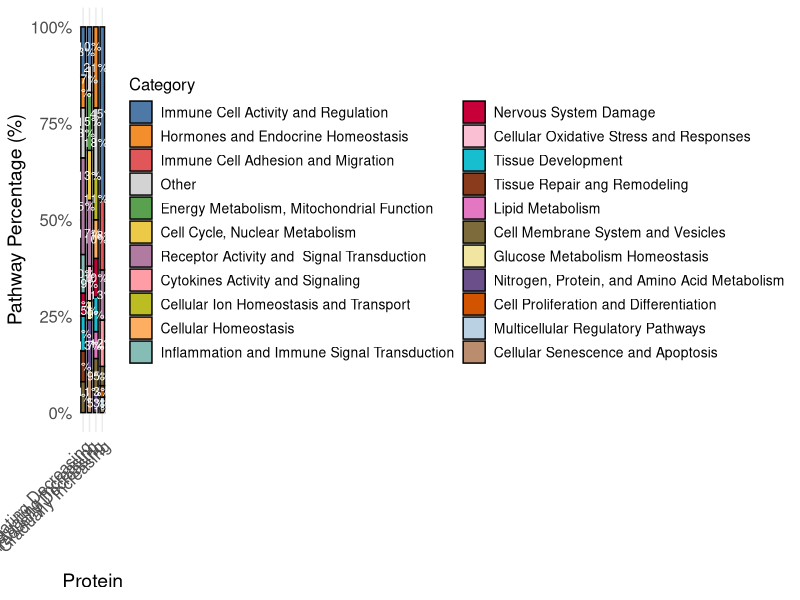
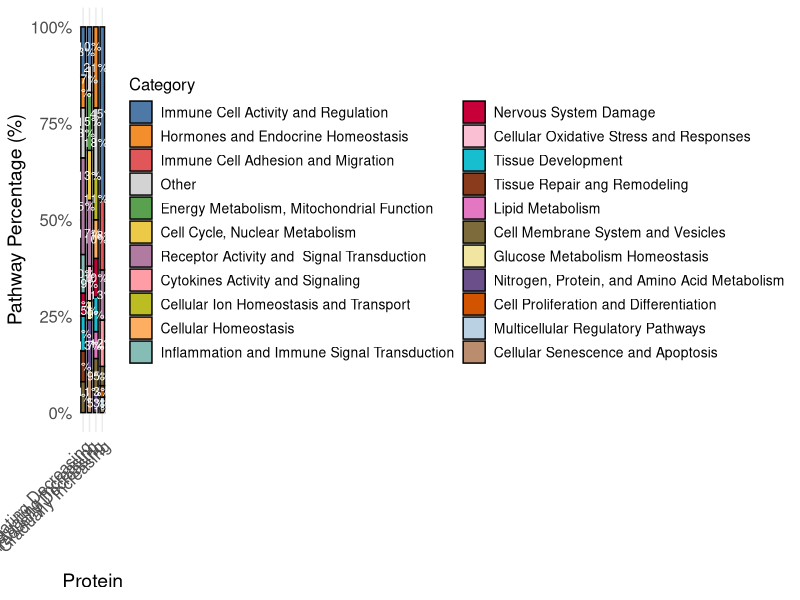

Recreate these plots in R, in order.
# =============================
# 1. Load packages
# =============================
library(ggplot2)
library(dplyr)
library(readxl)
library(forcats)
library(scales)

# =============================
# 2. Read data
# =============================
A <- read_excel("./data/figure1_d_Stacked Bar Plot.xlsx")
head(A)

# =============================
# 3. Define color palette
# =============================
my_colors <- c(
  "#4E79A7", "#F28E2B", "#E15759", "lightgrey", "#59A14F", 
  "#EDC948", "#B07AA1", "#FF9DA7", "#bcbd22", "#fdae61", 
  "#86BCB6", "#C70039", "#FABFD2", "#17becf", "#8A3B1B", 
  "#e377c2", "#7E6B3C", "#F0E6A2", "#6B4F8B", "#D35400", 
  "#B9D1E3", "#BB8D6F", "#D3B8E5", "#97C5E2"
)

# =============================
# 4. Percentage calculation
# =============================
A_percent <- A %>%
  group_by(Group) %>%
  mutate(Percent = Count / sum(Count) * 100) %>%
  arrange(Group, Percent) %>%
  ungroup() %>%
  mutate(Category = factor(Category))

# =============================
# 5. Stacked bar plot
# =============================
ggplot(
  A_percent,
  aes(
    x = Group,
    y = Percent,
    fill = fct_reorder2(Category, Group, Percent)
  )
) +
  geom_bar(
    stat = "identity",
    width = 0.7,
    color = "black"
  ) +
  geom_text(
    aes(label = paste0(round(Percent, 1), "%")),
    position = position_stack(vjust = 0.5),
    size = 3,
    color = "white"
  ) +
  scale_fill_manual(values = my_colors) +
  scale_y_continuous(
    labels = percent_format(scale = 1)
  ) +
  labs(
    x = "Protein",
    y = "Pathway Percentage (%)",
    fill = "Category"
  ) +
  theme_minimal() +
  theme(
    axis.text.x = element_text(size = 12, angle = 45, hjust = 1),
    axis.text.y = element_text(size = 12),
    axis.title  = element_text(size = 14),
    legend.title = element_text(size = 12),
    legend.text  = element_text(size = 10)
  )

# =============================
# 6. Save figure
# =============================
ggsave("./plot/stacked_bar.pdf", width = 9, height = 6)
